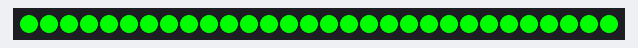
Recording of a sketch running on a simulated Arduino Uno, built with avr-gcc and run on an emulated ATmega328P. On the bench: 30 RGB LEDs in strip order, left to right. Dim RGB values are drawn brighter than linear.

Above: at 0.15 s.
At 36.83 s:
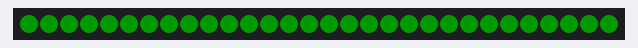

The sketch:

FastLED.ino
```cpp
#include "FastLED.h"

#define NUM_LEDS 30
#define DATA_PIN 6

int fadeAmount = 5;
int brightness = 0;

CRGB leds[NUM_LEDS];

void setup() {
  FastLED.addLeds<NEOPIXEL, DATA_PIN>(leds, NUM_LEDS);
}

void loop() {
  for(int i = 0; i < NUM_LEDS; i++ ) {
   leds[i].setRGB(0,255,0);
   leds[i].fadeToBlackBy(brightness);
  }
  FastLED.show();
  brightness = brightness + fadeAmount;
  if(brightness == 0 || brightness == 255) {
    fadeAmount = -fadeAmount ;
  }

  delay(30);

}
```
